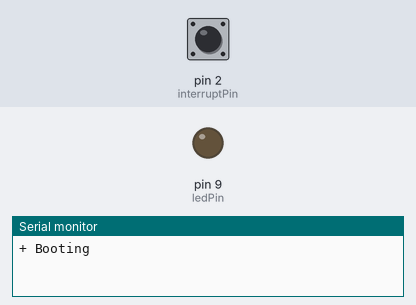
Simulated run of this sketch. Board: Arduino Uno, built for the host (arithmetic inside an expression is 32-bit, double 64-bit). On the bench: output pins drawn as LEDs (lit = HIGH), the last lines printed to the serial monitor. Inputs (shaded band) come from the test bench; at power-on: pin 2 (interruptPin) HIGH. WiFi joins after 1.5 s; servers stay silent unless stated; no MQTT or app messages arrive unless stated.

Above: at 1.2 s.
1.3 s: pin 2 (interruptPin) pulled LOW for 0.15 s
4.4 s: pin 2 (interruptPin) pulled LOW for 3.2 s
At 6.1 s:
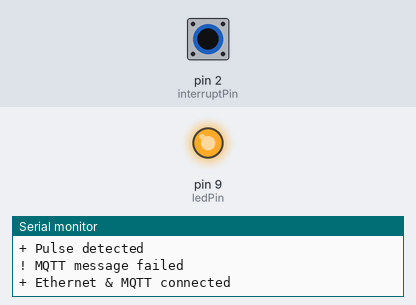
Timing chart, 0 to 7.6 s (numbered marks = the images above; inputs shaded):
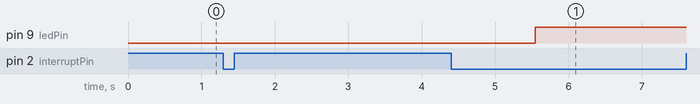

The sketch:

pvpulse.ino
```cpp
// PvPulse
// Sends an MQTT message on each pulse generated by the kilowatt meter.
// Will reconnect via ethernet to the MQTT broker if disconnected (but
// will only learn it’s disconnected after a pulse).
// The onboard LED indicates if the board is connected or not.

#include <Ethernet.h>
#include <ArduinoMqttClient.h>

// Configurable variables
const byte interruptPin = 2; // pin that detects pulse
const byte ledPin = 9; // built-in Arduino Ethernet LED
byte mac[6] = { 0xDE, 0xAD, 0xBE, 0xEF, 0xFE, 0xED }; // see sticker on Arduino Ethernet
const char broker[19] = "test.mosquitto.org";
int port = 1883; // for MQTT broker
const char topic[17] = "home/solar/pulse"; // MQTT topic to publish to
// Internal variables
EthernetClient ethClient;
MqttClient mqttClient(ethClient);
bool isConnected = false;

void setup() {
  Serial.begin(9600);
  Serial.println("+ Booting");
  pinMode(interruptPin, INPUT_PULLUP);
  attachInterrupt(digitalPinToInterrupt(interruptPin), pulseDetected, RISING);
  pinMode(ledPin, OUTPUT);
}

void loop() {
  if (isConnected) {
    mqttClient.poll(); // keep alive
  } else {
    if (connect()) {
      Serial.println("+ Ethernet & MQTT connected");
    } else {
      Serial.println("! Ethernet or MQTT connection failed");
      return;
    }
  }
  delay(30000);
}

// Sends an MQTT message if the interruptPin
// detected a voltage increase
void pulseDetected() {
  Serial.println("+ Pulse detected");
  if (isConnected && publish("1")) {
    Serial.println("+ MQTT message sent");
  } else {
    Serial.println("! MQTT message failed");
  }
}

// Keeps track of connection state and turns
// status LED on or off
void setConnected(bool status) {
  isConnected = status;
  digitalWrite(ledPin, status);
}

// Connect to ethernet & an MQTT broker,
// return true on success, false on failure
bool connect() {
  if (Ethernet.begin(mac)) {
    delay(4000); // needs time to connect
  } else {
    setConnected(false);
    return false;
  }
  if (!mqttClient.connect(broker, port)) {
    setConnected(false);
    return false;
  }
  setConnected(true);
  return true;
}

// Send an MQTT message to an already connected broker,
// return true on success, false on failure
bool publish(String payload) {
  int qos = 2; // receive confirmation from broker
  if (mqttClient.beginMessage(topic, payload.length(), false, qos) != 1) {
    setConnected(false);
    return false;
  }
  if (mqttClient.print(payload) != 1) {
    setConnected(false);
    return false;
  }
  if (mqttClient.endMessage() != 1) {
    setConnected(false);
    return false;
  }
  return true;
}
```
